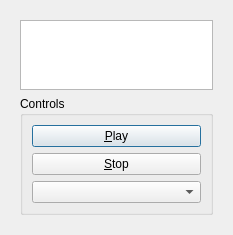
<?xml version="1.0" encoding="UTF-8"?>
<ui version="4.0">
 <class>MediaManagerDialog</class>
 <widget class="QDialog" name="MediaManagerDialog">
  <property name="geometry">
   <rect>
    <x>0</x>
    <y>0</y>
    <width>233</width>
    <height>226</height>
   </rect>
  </property>
  <property name="windowTitle">
   <string>Testing Media Renderer</string>
  </property>
  <layout class="QVBoxLayout" name="verticalLayout_2">
   <item>
    <widget class="QWidget" name="centralwidget" native="true">
     <layout class="QVBoxLayout" name="verticalLayout_3">
      <item>
       <widget class="QListWidget" name="itemsList"/>
      </item>
      <item>
       <widget class="QGroupBox" name="verticalGroupBox">
        <property name="title">
         <string>Controls</string>
        </property>
        <layout class="QVBoxLayout" name="verticalLayout">
         <item>
          <widget class="QPushButton" name="playButton">
           <property name="text">
            <string>&amp;Play</string>
           </property>
          </widget>
         </item>
         <item>
          <widget class="QPushButton" name="stopButton">
           <property name="text">
            <string>&amp;Stop</string>
           </property>
          </widget>
         </item>
         <item>
          <widget class="QComboBox" name="mediaRenderersCb"/>
         </item>
        </layout>
       </widget>
      </item>
     </layout>
    </widget>
   </item>
  </layout>
 </widget>
 <resources/>
 <connections/>
</ui>
